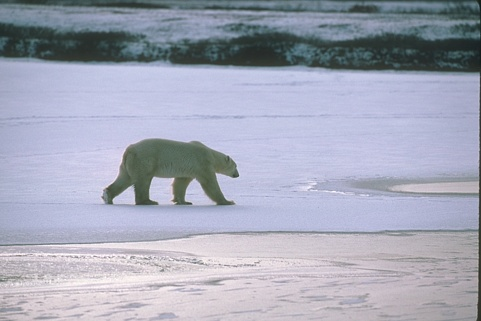
#> input picture test/100007.jpg, 481 x 321 px; its folder holds only this picture in this run
$ python generar_ventanas.py
#> lines starting #> are read from the running program, lines starting #| are printed output that depends on the picture
import os
import cv2
import numpy as np
from tqdm import tqdm
import random

# Carpetas de entrada de imágenes originales y filtradas
path_originales = 'test/'
path_filtradas = 'imagenes_filtradas/'
ventana_k = 32
num_muestras = 500000

# Inicializamos listas
xi_list = []
yi_list = []

# Listado de archivos válidos
archivos = [f for f in os.listdir(path_originales) if f.endswith('.jpg')]

# Generar ventanas
for archivo in tqdm(archivos):
    # Leer imágenes original y filtrada
    img_ori = cv2.imread(os.path.join(path_originales, archivo), cv2.IMREAD_GRAYSCALE)
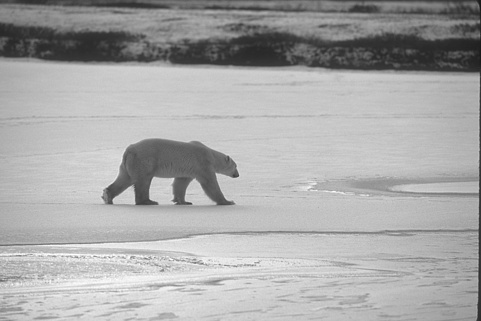
#> img_ori: shape (321, 481); min 26, max 255, mean 168.4
    img_fil = cv2.imread(os.path.join(path_filtradas, archivo.replace('.jpg', '_filtrada.png')), cv2.IMREAD_GRAYSCALE)

    alto, ancho = img_ori.shape
#> alto = 321; ancho = 481

    # Cuántas ventanas tomamos de esta imagen
    ventanas_por_imagen = num_muestras // len(archivos)

    for _ in range(ventanas_por_imagen):
        x = random.randint(0, ancho - ventana_k)
        y = random.randint(0, alto - ventana_k)

        xi = img_ori[y:y+ventana_k, x:x+ventana_k]
#> (the run stopped early here; a loop or call above may not have finished)

$ run again, on test/104055.jpg
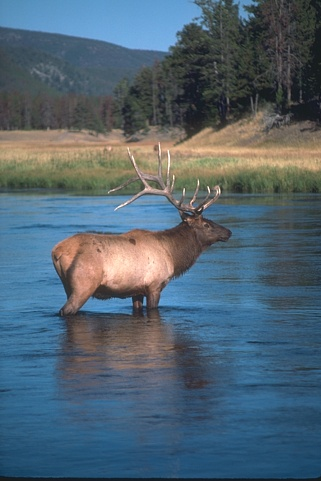
#> input picture test/104055.jpg, 321 x 481 px
#> `img_ori = cv2.imread(os.path.join(path_originales, archivo), cv2.IMREA..`:
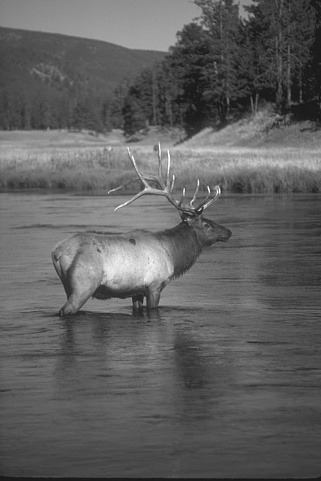
#> img_ori: shape (481, 321); min 19, max 255, mean 95.9

$ run again, on test/105027.jpg
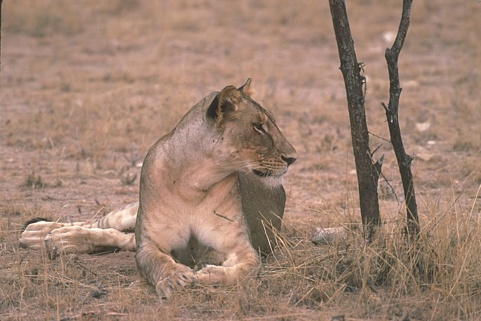
#> input picture test/105027.jpg, 481 x 321 px
#> `img_ori = cv2.imread(os.path.join(path_originales, archivo), cv2.IMREA..`:
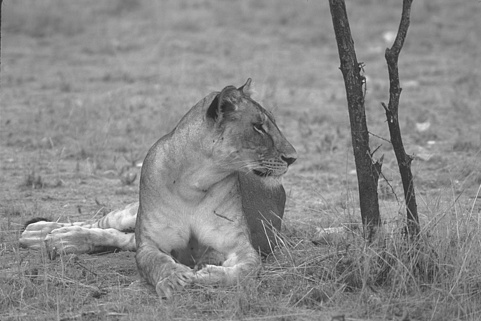
#> img_ori: shape (321, 481); min 36, max 255, mean 137.3

$ run again, on test/106005.jpg
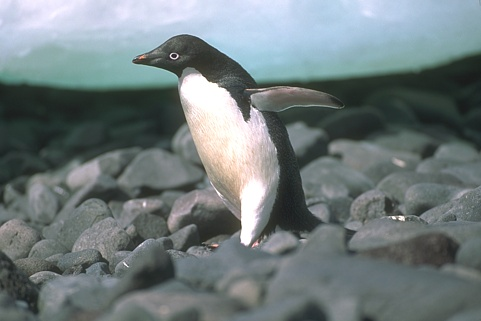
#> input picture test/106005.jpg, 481 x 321 px
#> `img_ori = cv2.imread(os.path.join(path_originales, archivo), cv2.IMREA..`:
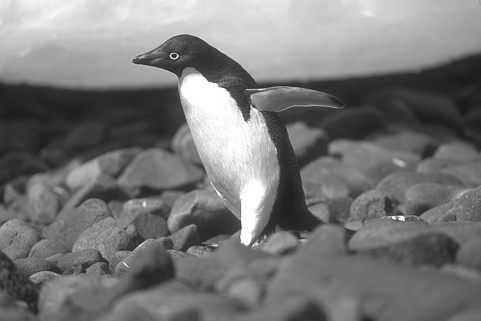
#> img_ori: shape (321, 481); min 27, max 255, mean 120.7

$ run again, on test/100039.jpg
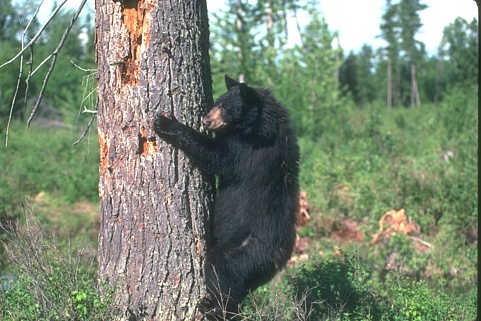
#> input picture test/100039.jpg, 481 x 321 px
#> `img_ori = cv2.imread(os.path.join(path_originales, archivo), cv2.IMREA..`:
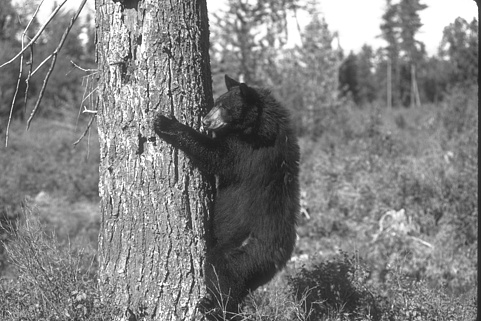
#> img_ori: shape (321, 481); min 23, max 255, mean 128.7
